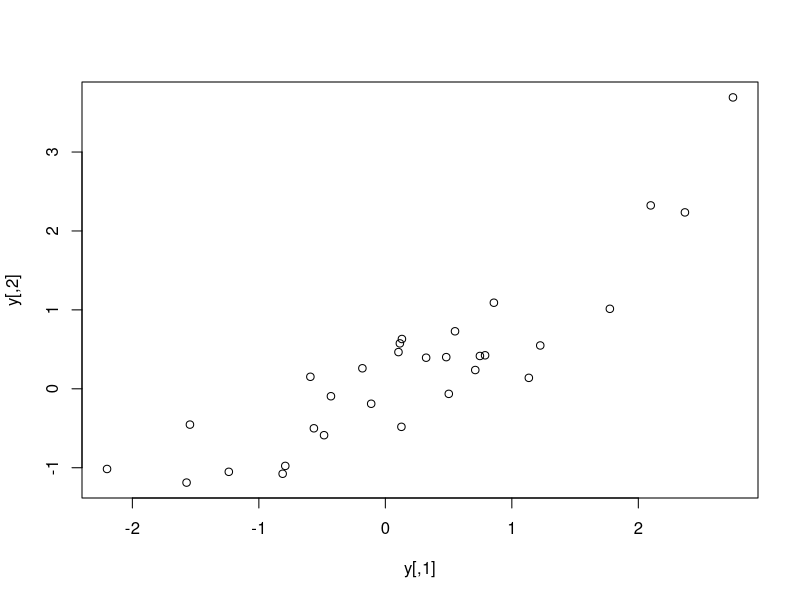

Reproduce this figure in R.
## ---- chunk 1
  library(mvtnorm)
  vector.of.means <- c(0,0)
  cov.matrix <- matrix(c(1,0.8,0.8,1), 2,2) 
  cov.matrix
  y <- rmvnorm(n=30, mean=vector.of.means, sigma=cov.matrix)
  y
  plot(y)
